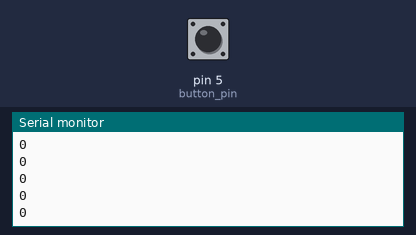
This sketch was run on a simulated Arduino Uno, built with avr-gcc and run on an emulated ATmega328P. On the bench: the last lines printed to the serial monitor. The inputs (shaded band) are chosen by the test bench; at power-on: pin 5 (button_pin) LOW.

Above: at 1.2 s.
1.3 s: pin 5 (button_pin) pulled HIGH for 0.15 s
At 1.31 s:
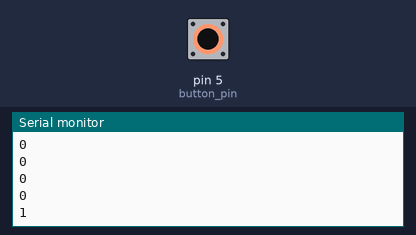
2.9 s: pin 5 (button_pin) pulled HIGH for 1 s
At 2.91 s:
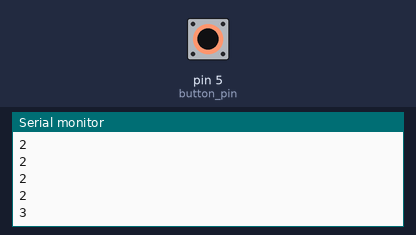
5.4 s: pin 5 (button_pin) pulled HIGH for 0.15 s
At 5.41 s:
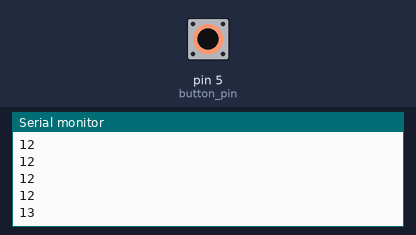
Timing chart, 0 to 8.4 s (numbered marks = the images above; inputs shaded):
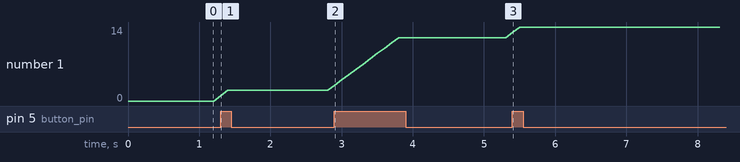

Measured:
- after the input at 1.3 s, the serial monitor: prints a new line at once (image 1)
- after the input at 2.9 s, the serial monitor: prints a new line at once (image 2)
- after the input at 5.4 s, the serial monitor: prints a new line at once (image 3)
- plotted number 1: 0 → 2 after the input at 1.3 s, 2 → 12 after the input at 2.9 s, 12 → 14 after the input at 5.4 s

The sketch:

pushbutton_git_04.ino
```cpp
// Program to run a counter using pushbutton

int button_pin = 5; // signal pin to digital pin 5
int val_new;
//int val_old =0;
int counter =0;

void setup() {
Serial.begin(9600);
pinMode(button_pin,INPUT);


}

void loop() {
  val_new = digitalRead(button_pin);
  if(val_new ==1 ){
    counter ++;
  }

  Serial.println(counter);

delay(100);
}
```
